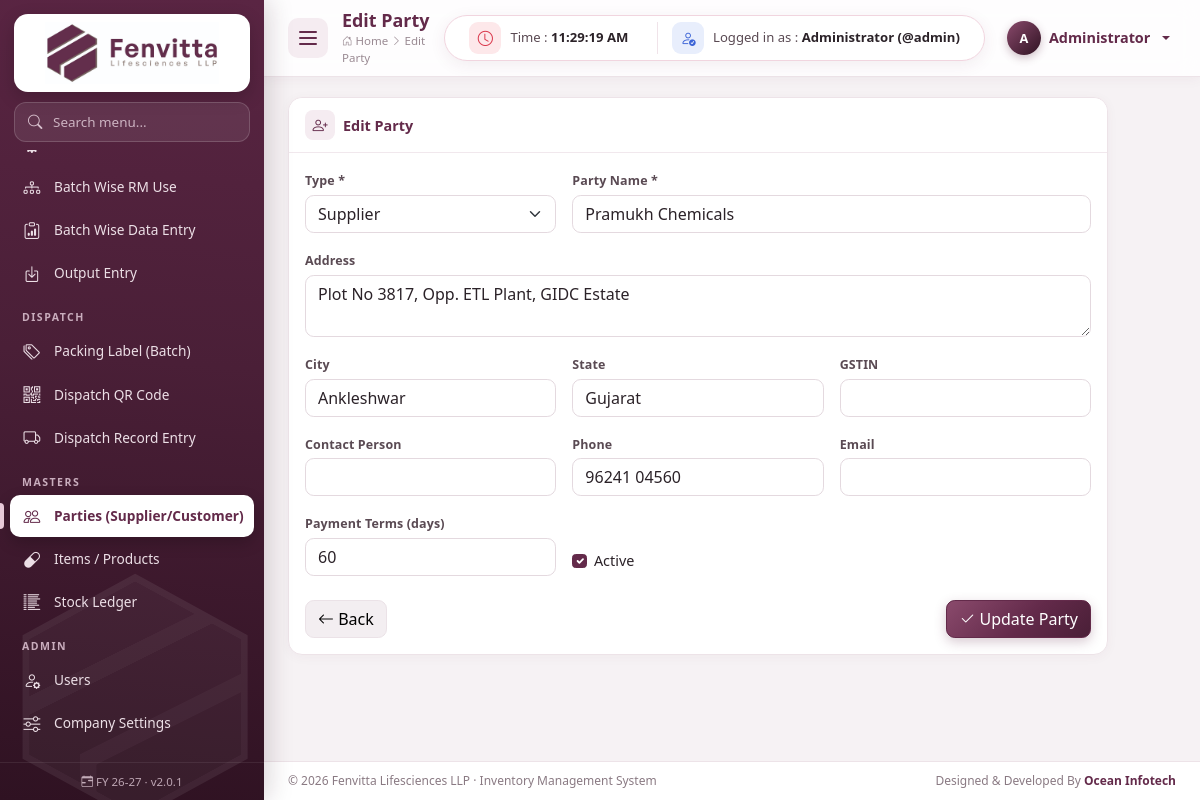
Screenshot of /parties/edit/1 (signed in) with the database file from the repository.
### tables this page shows
CREATE TABLE parties (
  id INT AUTO_INCREMENT PRIMARY KEY,
  party_type ENUM('Supplier','Customer','Both','Job Worker','Transporter') NOT NULL DEFAULT 'Supplier',
  name VARCHAR(150) NOT NULL,
  address VARCHAR(255) NULL,
  city VARCHAR(80) NULL,
  state VARCHAR(80) NULL DEFAULT 'Gujarat',
  gstin VARCHAR(20) NULL,
  contact_person VARCHAR(100) NULL,
  phone VARCHAR(40) NULL,
  email VARCHAR(120) NULL,
  payment_terms INT NOT NULL DEFAULT 0,
  is_active TINYINT(1) NOT NULL DEFAULT 1,
  created_at TIMESTAMP DEFAULT CURRENT_TIMESTAMP,
  INDEX (party_type), INDEX (name)
);

### includes/functions.php (called while the page is built, shortened)
<?php
require_once __DIR__ . '/db.php';
function e($v): string
{
    return htmlspecialchars((string)($v ?? ''), ENT_QUOTES, 'UTF-8');
}
function url(string $path = ''): string
{
    return BASE_URL . ltrim($path, '/');
}
function get(string $k, $default = '')
{
    $v = $_GET[$k] ?? $default;
    return is_string($v) ? trim($v) : $v;
}

### includes/db.php (called while the page is built, shortened)
<?php
$conn = null;
function db()
{
    global $conn;
    if ($conn === null) {
        try {
            $conn = mysqli_connect(DB_HOST, DB_USER, DB_PASS, DB_NAME, DB_PORT);
            mysqli_set_charset($conn, 'utf8mb4');
        } catch (mysqli_sql_exception $e) {
            http_response_code(500);
            die('<h3 style="font-family:sans-serif;color:#632a4a">Database connection failed.</h3>'
                . '<p style="font-family:sans-serif">Check <code>config/config.php</code> and import <code>database/fenvita_inventory.sql</code>.<br><small>'
                . htmlspecialchars($e->getMessage()) . '</small></p>');
        }
    }
    return $conn;
}
function q($sql, $params = [])
{
    $stmt = mysqli_prepare(db(), $sql);
    if ($params) {
        $types = '';
        $values = [];
        foreach ($params as $p) {
            if (is_int($p)) {
                $types .= 'i';
            } elseif (is_float($p)) {
                $types .= 'd';
            } else {
                $types .= 's';
            }
            $values[] = $p;
        }
        mysqli_stmt_bind_param($stmt, $types, ...$values);
    }
    mysqli_stmt_execute($stmt);
    $result = mysqli_stmt_get_result($stmt);
    return $result === false ? true : $result;
}
function row($sql, $params = [])
{
    $result = q($sql, $params);
    $r = mysqli_fetch_assoc($result);
    return $r ?: null;
}

### modules/parties/add.php (the view, shortened to what this page needs)
<?php
$types = ['Supplier', 'Customer', 'Both', 'Job Worker', 'Transporter'];
$id = (int)get('id');
$party = $id ? row('SELECT * FROM parties WHERE id=?', [$id]) : null;
$p = $party ?? [
    'party_type' => get('type') ?: 'Supplier', 'name' => '', 'address' => '', 'city' => '', 'state' => 'Gujarat', 'gstin' => '',
    'contact_person' => '', 'phone' => '', 'email' => '', 'payment_terms' => 30, 'is_active' => 1,
];
$pageTitle = $party ? 'Edit Party' : 'Add Party';
include ROOT_PATH . '/includes/header.php';
?>
<div class="card" style="max-width:820px">
    <div class="card-header"><i class="bi bi-person-plus"></i> <?= $pageTitle ?></div>
    <div class="card-body">
        <form method="post">
            <div class="row g-3">
                <div class="col-md-4">
                    <label class="form-label">Type *</label>
                    <select name="party_type" class="form-select">
                        <?php foreach ($types as $t): ?><option <?= $p['party_type'] === $t ? 'selected' : '' ?>><?= $t ?></option><?php endforeach; ?>
                    </select>
                </div>
                <div class="col-md-8"><label class="form-label">Party Name *</label><input name="name" class="form-control" required value="<?= e($p['name']) ?>"></div>
                <div class="col-12"><label class="form-label">Address</label><textarea name="address" rows="2" class="form-control"><?= e($p['address']) ?></textarea></div>
                <div class="col-md-4"><label class="form-label">City</label><input name="city" class="form-control" value="<?= e($p['city']) ?>"></div>
                <div class="col-md-4"><label class="form-label">State</label><input name="state" class="form-control" value="<?= e($p['state']) ?>"></div>
                <div class="col-md-4"><label class="form-label">GSTIN</label><input name="gstin" class="form-control" maxlength="15" value="<?= e($p['gstin']) ?>"></div>
                <div class="col-md-4"><label class="form-label">Contact Person</label><input name="contact_person" class="form-control" value="<?= e($p['contact_person']) ?>"></div>
                <div class="col-md-4"><label class="form-label">Phone</label><input name="phone" class="form-control" value="<?= e($p['phone']) ?>"></div>
                <div class="col-md-4"><label class="form-label">Email</label><input type="email" name="email" class="form-control" value="<?= e($p['email']) ?>"></div>
                <div class="col-md-4"><label class="form-label">Payment Terms (days)</label><input type="number" name="payment_terms" class="form-control" value="<?= e($p['payment_terms']) ?>"></div>
                <div class="col-md-8 d-flex align-items-end">
                    <div class="form-check">
                        <input type="checkbox" class="form-check-input" name="is_active" id="act" value="1" <?= $p['is_active'] ? 'checked' : '' ?>>
                        <label class="form-check-label" for="act">Active</label>
                    </div>
                </div>
            </div>
            <div class="mt-4 d-flex gap-2">
                <a href="<?= url('parties') ?>" class="btn btn-light"><i class="bi bi-arrow-left"></i> Back</a>
                <button class="btn btn-primary ms-auto"><i class="bi bi-check2"></i> <?= $party ? 'Update' : 'Save' ?> Party</button>
            </div>
        </form>
    </div>
</div>
<?php include ROOT_PATH . '/includes/footer.php'; ?>

### assets/css/style.css (style rules this page uses)
:root { --fv-primary: #632a4a; --fv-primary-dark: #4a1f37; --fv-primary-deep: #2f1222; --fv-primary-soft: #8a4a6c; --fv-primary-light: #f5ecf1; --fv-accent: #8c7b73; --fv-accent-light: #efe9e6; --fv-bg: #f6f2f4; --fv-text: #2b2228; --sidebar-w: 264px; --sidebar-mini-w: 78px; --ease: cubic-bezier(.4, 0, .2, 1); --bs-primary: #632a4a; --bs-primary-rgb: 99, 42, 74; --bs-link-color: #632a4a; --bs-link-color-rgb: 99, 42, 74; --bs-link-hover-color: #4a1f37; --bs-link-hover-color-rgb: 74, 31, 55; --bs-body-font-family: "Segoe UI", Inter, Roboto, "Helvetica Neue", Arial, sans-serif; --bs-body-color: #2b2228; --bs-border-radius: .55rem; }
body { background: var(--fv-bg); font-size: .9rem; }
* { scrollbar-width: thin; scrollbar-color: #cdb7c3 transparent; }
.btn { transition: all .2s var(--ease); font-weight: 500; }
.btn-primary { --bs-btn-bg: var(--fv-primary); --bs-btn-border-color: var(--fv-primary); --bs-btn-hover-bg: var(--fv-primary-dark); --bs-btn-hover-border-color: var(--fv-primary-dark); --bs-btn-active-bg: var(--fv-primary-deep); --bs-btn-active-border-color: var(--fv-primary-deep); --bs-btn-disabled-bg: var(--fv-primary); --bs-btn-disabled-border-color: var(--fv-primary); background-image: linear-gradient(135deg, var(--fv-primary-soft) 0%, var(--fv-primary) 55%, var(--fv-primary-dark) 100%); box-shadow: 0 4px 12px rgba(99, 42, 74, .25); }
.btn-light { --bs-btn-bg: #f3eef1; --bs-btn-border-color: #ebe2e7; --bs-btn-hover-bg: #ebe0e6; }
.form-control, .form-select { border-color: #e4d9df; transition: border-color .2s, box-shadow .2s; }
.form-check-input:checked { background-color: var(--fv-primary); border-color: var(--fv-primary); }
.form-label { font-weight: 600; font-size: .78rem; color: #5a4a53; margin-bottom: .25rem; letter-spacing: .01em; }
.content > *, .content > .row > [class*="col"] { animation: fadeUp .5s var(--ease) both; }
.card { border: 1px solid #ede3e8; border-radius: 14px; box-shadow: 0 2px 12px rgba(99, 42, 74, .045); transition: box-shadow .25s, transform .25s; }
.card-header { background: #fff; border-bottom: 1px solid #f1e8ed; font-weight: 700; color: var(--fv-primary); padding: 12px 16px; border-radius: 14px 14px 0 0 !important; display: flex; align-items: center; gap: 8px; flex-wrap: wrap; }
.card-header > i:first-child { width: 30px; height: 30px; border-radius: 8px; display: inline-grid; place-items: center; background: var(--fv-primary-light); font-size: .95rem; }

### rows the page displays
parties: party_type "Supplier", name "Pramukh Chemicals", address "Plot No 3817, Opp. ETL Plant, GIDC Estate", city "Ankleshwar", state "Gujarat", phone "96241 04560", payment_terms "60", is_active "☑"

### other values shown
$navSub[0] "Batch Wise RM Use"
$navSub[0] "Batch Wise Data Entry"
$navSub[0] "Output Entry"
$navItem[0] "DISPATCH"
$navSub[0] "Packing Label (Batch)"
$navSub[0] "Dispatch QR Code"
$navSub[0] "Dispatch Record Entry"
$navItem[0] "MASTERS"
$navSub[0] "Parties (Supplier/Customer)"
$navSub[0] "Items / Products"
$navSub[0] "Stock Ledger"
$navItem[0] "ADMIN"
$navSub[0] "Users"
$navSub[0] "Company Settings"
fy_label() "26-27"
